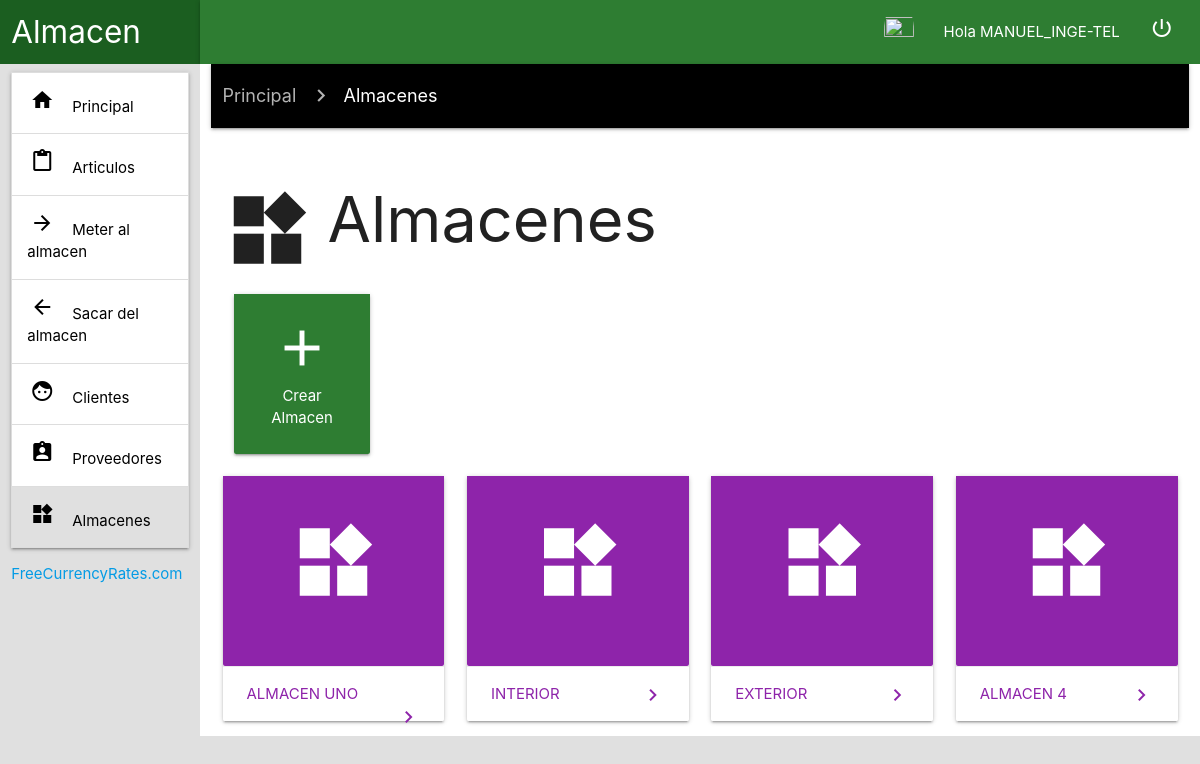
/sistema/otros/almacenes.php (signed in), run on the app's committed database.
### tables this page shows
CREATE TABLE `almacen` (
  `idAlmacen` int(11) NOT NULL,
  `nombreAlmacen` varchar(50) NOT NULL,
  `descripcionAlmacen` varchar(50) NOT NULL
);

### sistema/php/class.Otros.php (the view, shortened to what this page needs)
<?php
class Otros{
  private $DBConexion;
  function __construct($Conexion){
    $this->DBConexion=$Conexion;
  }
        ?>
      <?php
  public function mostrarAlmacen(){
    $query="SELECT * FROM almacen";
    $consulta = $this->DBConexion->prepare($query);
    $consulta->execute();
    $almacenes = $consulta->fetchAll(PDO::FETCH_OBJ);
    foreach ($almacenes as $almacen) {
      ?>
      <div class="col s3">
        <div class="card">
          <div class="card-content purple darken-1">
            <div class="row">
              <div class="col s12">
                <div class="center">
                  <h5 class="white-text"><i class="large material-icons">widgets</i></h5>
                </div>
              </div>
            </div>
          </div>
          <div class="card-action">
            <a href="productos/listar.php" class="purple-text text-darken-1"><?php echo $almacen->nombreAlmacen; ?><i class="material-icons right">navigate_next</i></a>
          </div>
        </div>
      </div>
      <?php
    }
  }
}
 ?>

### data on the page
almacen: nombreAlmacen "ALMACEN UNO"
almacen: nombreAlmacen "INTERIOR"
almacen: nombreAlmacen "EXTERIOR"
almacen: nombreAlmacen "ALMACEN 4"

### other printed values
$_SESSION['usuario'] "MANUEL_INGE-TEL"
